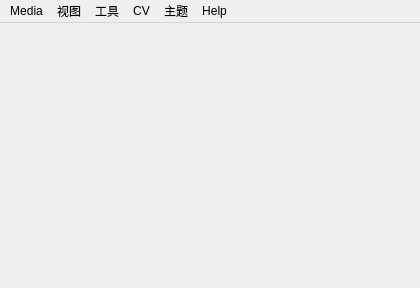
<?xml version="1.0" encoding="UTF-8"?>
<ui version="4.0">
 <class>MainWindow</class>
 <widget class="QMainWindow" name="MainWindow">
  <property name="windowModality">
   <enum>Qt::ApplicationModal</enum>
  </property>
  <property name="enabled">
   <bool>true</bool>
  </property>
  <property name="geometry">
   <rect>
    <x>0</x>
    <y>0</y>
    <width>420</width>
    <height>288</height>
   </rect>
  </property>
  <property name="sizePolicy">
   <sizepolicy hsizetype="Minimum" vsizetype="Minimum">
    <horstretch>0</horstretch>
    <verstretch>0</verstretch>
   </sizepolicy>
  </property>
  <property name="minimumSize">
   <size>
    <width>420</width>
    <height>288</height>
   </size>
  </property>
  <property name="maximumSize">
   <size>
    <width>16777215</width>
    <height>16777215</height>
   </size>
  </property>
  <property name="windowTitle">
   <string>Video Player</string>
  </property>
  <property name="windowOpacity">
   <double>1.000000000000000</double>
  </property>
  <property name="toolTip">
   <string/>
  </property>
  <property name="toolTipDuration">
   <number>-1</number>
  </property>
  <property name="autoFillBackground">
   <bool>true</bool>
  </property>
  <property name="locale">
   <locale language="English" country="NewZealand"/>
  </property>
  <property name="iconSize">
   <size>
    <width>28</width>
    <height>28</height>
   </size>
  </property>
  <property name="toolButtonStyle">
   <enum>Qt::ToolButtonTextOnly</enum>
  </property>
  <property name="documentMode">
   <bool>false</bool>
  </property>
  <property name="tabShape">
   <enum>QTabWidget::Rounded</enum>
  </property>
  <widget class="QWidget" name="centralwidget"/>
  <widget class="QMenuBar" name="menubar">
   <property name="geometry">
    <rect>
     <x>0</x>
     <y>0</y>
     <width>420</width>
     <height>21</height>
    </rect>
   </property>
   <widget class="QMenu" name="menuMedia">
    <property name="title">
     <string>Media</string>
    </property>
    <widget class="QMenu" name="menuRecent_Files">
     <property name="title">
      <string>Recent Files</string>
     </property>
    </widget>
    <widget class="QMenu" name="menuSavedPlaylist">
     <property name="title">
      <string>Saved Playlists</string>
     </property>
    </widget>
    <addaction name="actionOpen"/>
    <addaction name="actionYoutube"/>
    <addaction name="actionOpenNetworkUrl"/>
    <addaction name="separator"/>
    <addaction name="actionPlayList"/>
    <addaction name="menuSavedPlaylist"/>
    <addaction name="separator"/>
    <addaction name="menuRecent_Files"/>
    <addaction name="separator"/>
    <addaction name="actionStop"/>
    <addaction name="separator"/>
    <addaction name="actionQuit"/>
   </widget>
   <widget class="QMenu" name="menuView">
    <property name="title">
     <string>视图</string>
    </property>
    <addaction name="actionHide_Play_Ctronl"/>
    <addaction name="actionFullscreen"/>
    <addaction name="separator"/>
    <addaction name="actionAspect_Ratio"/>
    <addaction name="actionOriginalSize"/>
   </widget>
   <widget class="QMenu" name="menuHelp">
    <property name="title">
     <string>Help</string>
    </property>
    <addaction name="actionKeyboard_Usage"/>
    <addaction name="actionAbout"/>
    <addaction name="actionAbout_QT"/>
   </widget>
   <widget class="QMenu" name="menuStyle">
    <property name="title">
     <string>主题</string>
    </property>
   </widget>
   <widget class="QMenu" name="menuCV">
    <property name="title">
     <string>CV</string>
    </property>
    <addaction name="actionGrayscale"/>
    <addaction name="actionMirro"/>
    <addaction name="actionTransform"/>
    <addaction name="separator"/>
    <addaction name="actionRotate"/>
    <addaction name="actionRepeat"/>
    <addaction name="actionEqualizeHist"/>
    <addaction name="actionThreshold"/>
    <addaction name="actionThreshold_Adaptive"/>
    <addaction name="actionReverse"/>
    <addaction name="actionColorReduce"/>
    <addaction name="actionGamma"/>
    <addaction name="actionContrastBright"/>
    <addaction name="actionBlur"/>
    <addaction name="actionCanny"/>
    <addaction name="actionSobel"/>
    <addaction name="actionLaplacian"/>
    <addaction name="actionScharr"/>
    <addaction name="actionPrewitt"/>
    <addaction name="actionRemoveCV"/>
    <addaction name="separator"/>
    <addaction name="actionTest_CV"/>
   </widget>
   <widget class="QMenu" name="menuTools">
    <property name="title">
     <string>工具</string>
    </property>
    <widget class="QMenu" name="menuAudio_visualize">
     <property name="title">
      <string>音频可视化</string>
     </property>
     <addaction name="actionBar"/>
     <addaction name="actionLine"/>
     <addaction name="actionPie"/>
     <addaction name="separator"/>
     <addaction name="actionSampling"/>
     <addaction name="actionFrequency"/>
    </widget>
    <addaction name="actionHardware_decode"/>
    <addaction name="actionLoop_Play"/>
    <addaction name="separator"/>
    <addaction name="actionMedia_Info"/>
    <addaction name="menuAudio_visualize"/>
   </widget>
   <addaction name="menuMedia"/>
   <addaction name="menuView"/>
   <addaction name="menuTools"/>
   <addaction name="menuCV"/>
   <addaction name="menuStyle"/>
   <addaction name="menuHelp"/>
  </widget>
  <action name="actionOpen">
   <property name="text">
    <string>打开</string>
   </property>
  </action>
  <action name="actionHelp">
   <property name="text">
    <string>帮助</string>
   </property>
  </action>
  <action name="actionAbout">
   <property name="text">
    <string>关于</string>
   </property>
  </action>
  <action name="actionQuit">
   <property name="text">
    <string>退出</string>
   </property>
  </action>
  <action name="actionTest">
   <property name="text">
    <string>测试</string>
   </property>
  </action>
  <action name="actionStop">
   <property name="text">
    <string>停止</string>
   </property>
  </action>
  <action name="actionFullscreen">
   <property name="checkable">
    <bool>true</bool>
   </property>
   <property name="text">
    <string>全屏</string>
   </property>
  </action>
  <action name="actionYoutube">
   <property name="text">
    <string>打开 YouTube</string>
   </property>
  </action>
  <action name="actionAspect_Ratio">
   <property name="text">
    <string>宽高比</string>
   </property>
  </action>
  <action name="actionHide_Play_Ctronl">
   <property name="checkable">
    <bool>true</bool>
   </property>
   <property name="text">
    <string>隐藏播放控制</string>
   </property>
  </action>
  <action name="actionGrayscale">
   <property name="checkable">
    <bool>true</bool>
   </property>
   <property name="text">
    <string>灰度</string>
   </property>
  </action>
  <action name="actionMirro">
   <property name="checkable">
    <bool>true</bool>
   </property>
   <property name="text">
    <string>镜像</string>
   </property>
  </action>
  <action name="actionTransform">
   <property name="checkable">
    <bool>true</bool>
   </property>
   <property name="text">
    <string>变换</string>
   </property>
  </action>
  <action name="actionHardware_decode">
   <property name="checkable">
    <bool>true</bool>
   </property>
   <property name="text">
    <string>硬件解码 (DXVA2)</string>
   </property>
  </action>
  <action name="actionAbout_QT">
   <property name="text">
    <string>关于 Qt</string>
   </property>
  </action>
  <action name="actionLoop_Play">
   <property name="checkable">
    <bool>true</bool>
   </property>
   <property name="text">
    <string>循环播放</string>
   </property>
  </action>
  <action name="actionMedia_Info">
   <property name="text">
    <string>媒体信息</string>
   </property>
  </action>
  <action name="actionTest_CV">
   <property name="checkable">
    <bool>true</bool>
   </property>
   <property name="text">
    <string>测试</string>
   </property>
  </action>
  <action name="actionRotate">
   <property name="checkable">
    <bool>true</bool>
   </property>
   <property name="text">
    <string>旋转</string>
   </property>
  </action>
  <action name="actionRepeat">
   <property name="checkable">
    <bool>true</bool>
   </property>
   <property name="text">
    <string>重复</string>
   </property>
  </action>
  <action name="actionEqualizeHist">
   <property name="checkable">
    <bool>true</bool>
   </property>
   <property name="text">
    <string>直方图均衡化</string>
   </property>
  </action>
  <action name="actionThreshold">
   <property name="checkable">
    <bool>true</bool>
   </property>
   <property name="text">
    <string>二值化</string>
   </property>
  </action>
  <action name="actionThreshold_Adaptive">
   <property name="checkable">
    <bool>true</bool>
   </property>
   <property name="text">
    <string>自适应阈值</string>
   </property>
  </action>
  <action name="actionReverse">
   <property name="checkable">
    <bool>true</bool>
   </property>
   <property name="text">
    <string>反转</string>
   </property>
  </action>
  <action name="actionColorReduce">
   <property name="checkable">
    <bool>true</bool>
   </property>
   <property name="text">
    <string>颜色量化</string>
   </property>
  </action>
  <action name="actionGamma">
   <property name="checkable">
    <bool>true</bool>
   </property>
   <property name="text">
    <string>伽马</string>
   </property>
  </action>
  <action name="actionContrastBright">
   <property name="checkable">
    <bool>true</bool>
   </property>
   <property name="text">
    <string>对比度/亮度</string>
   </property>
  </action>
  <action name="actionCanny">
   <property name="checkable">
    <bool>true</bool>
   </property>
   <property name="text">
    <string>Canny 边缘检测</string>
   </property>
  </action>
  <action name="actionBlur">
   <property name="checkable">
    <bool>true</bool>
   </property>
   <property name="text">
    <string>模糊</string>
   </property>
  </action>
  <action name="actionSobel">
   <property name="checkable">
    <bool>true</bool>
   </property>
   <property name="text">
    <string>Sobel 算子</string>
   </property>
  </action>
  <action name="actionLaplacian">
   <property name="checkable">
    <bool>true</bool>
   </property>
   <property name="text">
    <string>Laplacian 算子</string>
   </property>
  </action>
  <action name="actionScharr">
   <property name="checkable">
    <bool>true</bool>
   </property>
   <property name="text">
    <string>Scharr 算子</string>
   </property>
  </action>
  <action name="actionPrewitt">
   <property name="checkable">
    <bool>true</bool>
   </property>
   <property name="text">
    <string>Prewitt 算子</string>
   </property>
  </action>
  <action name="actionRemoveCV">
   <property name="checkable">
    <bool>true</bool>
   </property>
   <property name="text">
    <string>取消选择</string>
   </property>
  </action>
  <action name="actionKeyboard_Usage">
   <property name="text">
    <string>快捷键</string>
   </property>
  </action>
  <action name="actionLine">
   <property name="checkable">
    <bool>true</bool>
   </property>
   <property name="text">
    <string>折线</string>
   </property>
  </action>
  <action name="actionBar">
   <property name="checkable">
    <bool>true</bool>
   </property>
   <property name="checked">
    <bool>true</bool>
   </property>
   <property name="text">
    <string>柱状</string>
   </property>
  </action>
  <action name="actionSampling">
   <property name="checkable">
    <bool>true</bool>
   </property>
   <property name="checked">
    <bool>true</bool>
   </property>
   <property name="text">
    <string>采样</string>
   </property>
  </action>
  <action name="actionFrequency">
   <property name="checkable">
    <bool>true</bool>
   </property>
   <property name="text">
    <string>频谱</string>
   </property>
  </action>
  <action name="actionPlayList">
   <property name="checkable">
    <bool>true</bool>
   </property>
   <property name="text">
    <string>播放列表</string>
   </property>
  </action>
  <action name="actionOpenNetworkUrl">
   <property name="text">
    <string>打开网络 URL</string>
   </property>
  </action>
  <action name="actionOriginalSize">
   <property name="text">
    <string>原始大小</string>
   </property>
  </action>
  <action name="actionPie">
   <property name="checkable">
    <bool>true</bool>
   </property>
   <property name="text">
    <string>饼图</string>
   </property>
  </action>
 </widget>
 <resources/>
 <connections/>
</ui>
